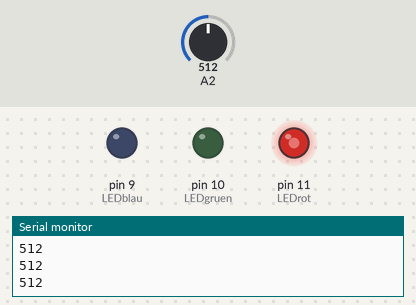
The sketch below on a simulated Arduino Uno, built with avr-gcc and run on an emulated ATmega328P. Parts: output pins drawn as LEDs (lit = HIGH), the last lines printed to the serial monitor. The test bench sets the inputs (shaded band); at power-on: A2 = 512.

Above: at 1.8 s.
1.9 s: A2 set to 482
At 2.8 s:
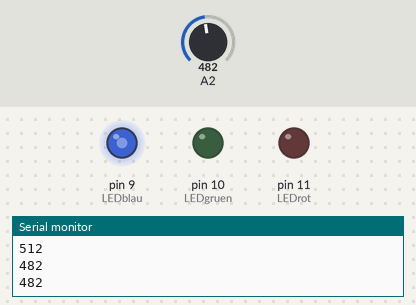
5.5 s: A2 set to 216
9.0 s: A2 set to 188
At 9.8 s:
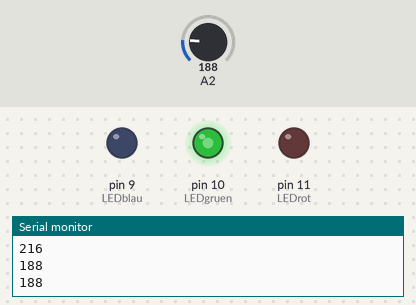
Timing chart, 0 to 12.0 s (numbered marks = the images above; inputs shaded):
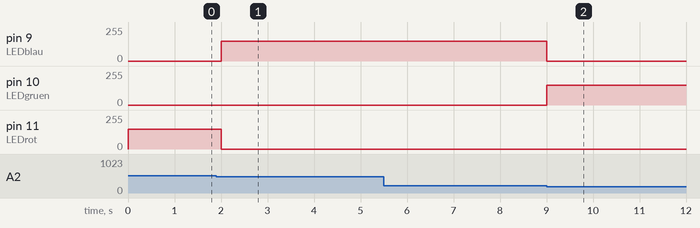

The sketch:

12_RGB_SoundSensor.ino
```cpp
/*
>> Was soll passieren? Was ist das Ziel der Übung? <<
Hier wird eine Ampel programmiert die auf die Lautstärke reagiert.
Je nach dem wie laut es ist, leuchtete eine andere Farbe.

>> Befehle <<
pinMode(PIN, OUTPUT oder INPUT); <- definiert den PIN(wo ist das Objekt angeschlossen), PIN mit der Zahl auf dem SensorKit ersetzen (ohne D), INPUT(Sensor/Signaleingang) OUTPUT(Aktor/Signalausgang)
analogRead(PIN); <- liest den Wert eines analogen Pins, PIN mit einer Zahl ersetzen, gibt einen Zahlen Wert zurück (je nach dem wie laut es ist)
delay(ZEIT); <- macht eine Pause mit der ZEIT in Millisekunden
analogWrite(PIN, 0 bis 255); <- NEU: neben digitalen gibt es auch analoge Signale. Hier gibt es nicht nur HIGH oder LOW, sondern jede Zahl zwischen 0 und 255 ist möglich.
*/


// TODO: Verbinde die RGB LED mit dem Sensorkit. Am Besten verbindest du die [- R G B] Pins mit den Pins [GND 11~ 10~ 9~].


// TODO: Speichere die PIN-Nummer der RGB LED unter den Variabeln LEDrot, LEDgruen und LEDblau

// TODO: Farbe rot an Pin ? -> Wichtig nur PWM(~) nutzen! Auf deinem Arduino sind dies die Nummern mit einer kleinen Welle -> z.B. 10~
int LEDrot = 11;
// TODO: Farbe gruen an Pin ? -> Wichtig nur PWM(~) nutzen!
int LEDgruen = 10;
// TODO: Farbe blau an Pin ? -> Wichtig nur PWM(~) nutzen!
int LEDblau = 9;

int RotAn = 150; //TEST: Variable für das Einschalten
int GruenAn = 150; //TEST: Variable für das Einschalten
int BlauAn = 150; //TEST: Variable für das Einschalten

//TODO: Ersetze das ? mit der Zahl zum Ausschalten

int RotAus = 0; //TEST: Variable für das Ausschalten
int GruenAus = 0; //TEST: Variable für das Ausschalten
int BlauAus = 0; //TEST: Variable für das Ausschalten


void setup() { //Das Setup wird nur einmal ausgeführt -> Beim Start des Arduinos

//TODO: Definiere den richtigen Pin für die rote LED als Ausgang. Ersetze ? mit INPUT oder OUTPUT
pinMode(LEDrot, OUTPUT);
//TODO: Definiere den richtigen Pin für die grüne LED als Ausgang.
pinMode(LEDgruen, OUTPUT);
//TODO: Definiere den richtigen Pin für die blaue LED als Ausgang.
pinMode(LEDblau, OUTPUT);

Serial.begin(9600); //Starte die Kommunikation mit dem Serial Monitor

}

void loop() { //Der Loop-Bereich wird immer wiederholt solange das Arduino läuft

//TODO: Welche PIN Nummer hat der Geräuschsensor -> schaue dazu auf dem Sensor-Kit und ersetze unten das ? mit der Nummer (inklusive das A)
  int sound = analogRead(A2); // lese die Werte aus dem Geräuschsensor und speichere diese auf der Variable (Wort) Licht ab.

   Serial.println(sound); //print the value of sound sensor

// TODO: Öffne den Serial Monitor (oben rechts die Lupe) und schaue welche Werte der Sound hat
// -> Versuche den Code unten anzupassen, damit du mit schnipsen, reden und klatschen die verschiedenen Farben zum leuchten bringst

  if (sound > 500) { //wenn der Sound-Wert grösser als 1000 ist, dann mache...
    Serial.println(sound);
    analogWrite(LEDrot, RotAn); //Schalte die rote LED an
    delay(1000); //LED leuchtet für 1 Sekunde
    analogWrite(LEDrot, RotAus); //schaltet die rote LED wieder aus
  }

  else if (sound < 200) { //wenn der Sound-Wert kleiner als 1000 ist, dann mache...
    Serial.println(sound);
    analogWrite(LEDgruen, GruenAn); //Schalte die grüne LED an
    delay(1000);
    analogWrite(LEDgruen, GruenAus);
  }

  else { //falls das if nicht zutrifft, dann mache...
    Serial.println(sound);
    analogWrite(LEDblau, BlauAn); //Schalte die blaue LED an
    delay(1000);
    analogWrite(LEDblau, BlauAus);
  }

}
```

Measured:
- the behaviour switches between 501 and 500 on A2 (found by bisection; images 0 and 1)
- the behaviour switches between 200 and 199 on A2 (found by bisection; images 1 and 2)
- after the input at 1.9 s, pin 9 (LEDblau): 0/255 → 150/255 after 0.10 s; pin 11 (LEDrot): 150/255 → 0/255 after 0.10 s
- after the input at 9.0 s, pin 9 (LEDblau): 150/255 → 0/255 at once; pin 10 (LEDgruen): 0/255 → 150/255 at once
